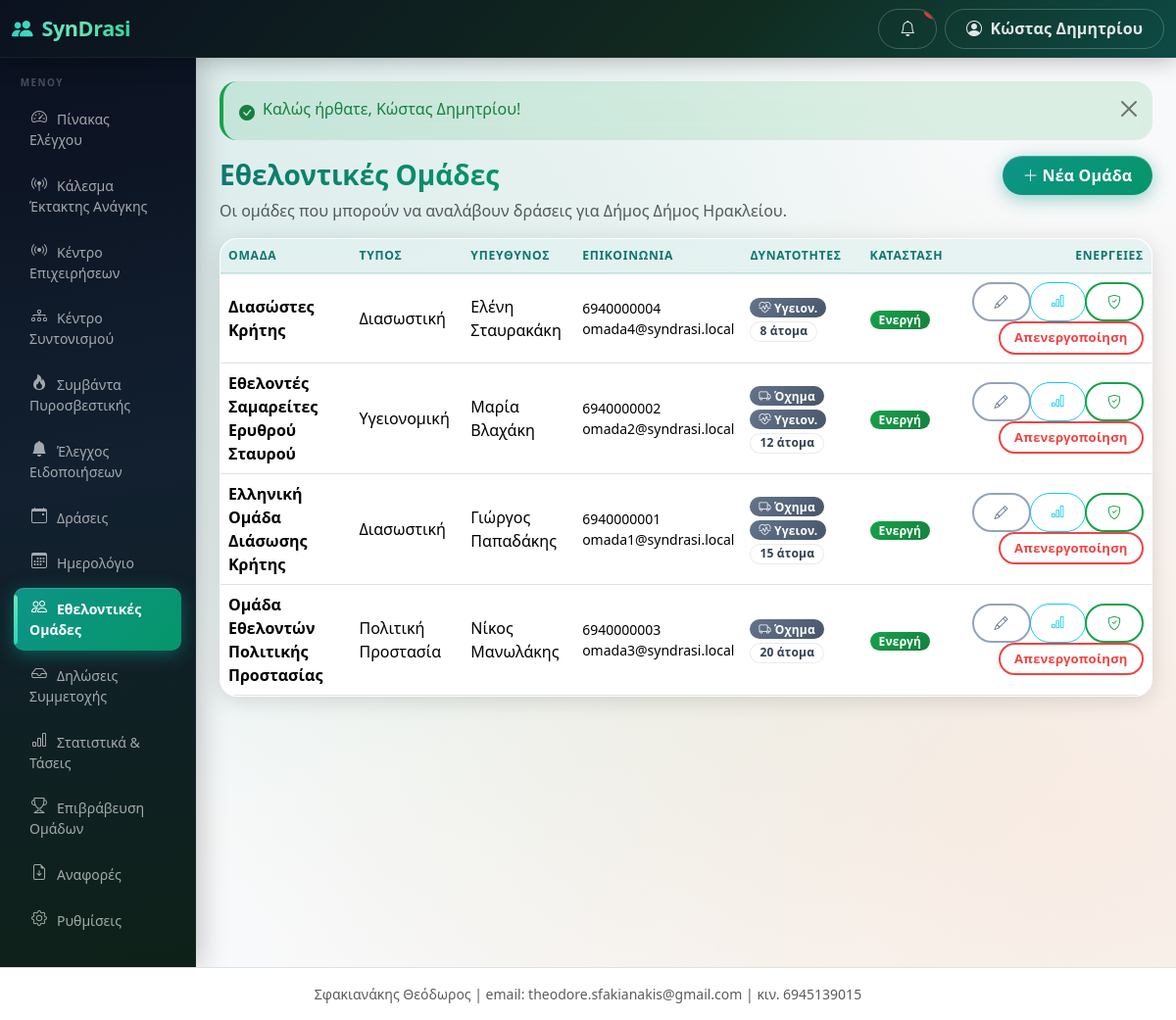
Page /public/teams (signed in) on the committed database.
### tables this page shows
CREATE TABLE users (
  id INT AUTO_INCREMENT PRIMARY KEY,
  municipality_id INT NULL,
  team_id INT NULL,
  name VARCHAR(255) NOT NULL,
  email VARCHAR(255) NOT NULL UNIQUE,
  phone VARCHAR(50) NULL,
  password_hash VARCHAR(255) NOT NULL,
  role ENUM('super_admin','municipality_admin','team_admin','event_operator') NOT NULL,
  status ENUM('active','inactive') NOT NULL DEFAULT 'active',
  language_code VARCHAR(10) NULL,
  last_login_at DATETIME NULL,
  created_at DATETIME NOT NULL DEFAULT CURRENT_TIMESTAMP,
  updated_at DATETIME NULL ON UPDATE CURRENT_TIMESTAMP,
  INDEX idx_users_municipality_id (municipality_id),
  INDEX idx_users_team_id (team_id),
  FOREIGN KEY (language_code) REFERENCES languages(code)
);

CREATE TABLE volunteer_teams (
  id INT AUTO_INCREMENT PRIMARY KEY,
  municipality_id INT NOT NULL,
  name VARCHAR(255) NOT NULL,
  type VARCHAR(100) NULL,
  contact_person VARCHAR(255) NULL,
  email VARCHAR(255) NULL,
  phone VARCHAR(50) NULL,
  telegram_chat_id VARCHAR(80) NULL COMMENT 'Telegram group/channel chat_id for team notifications',
  address VARCHAR(255) NULL,
  has_vehicle TINYINT(1) NOT NULL DEFAULT 0,
  has_medical_equipment TINYINT(1) NOT NULL DEFAULT 0,
  default_people_capacity INT NULL,
  readiness_items_json TEXT NULL,
  notes TEXT NULL,
  status ENUM('active','inactive') NOT NULL DEFAULT 'active',
  created_at DATETIME NOT NULL DEFAULT CURRENT_TIMESTAMP,
  updated_at DATETIME NULL ON UPDATE CURRENT_TIMESTAMP,
  INDEX idx_teams_municipality_id (municipality_id),
  INDEX idx_teams_telegram_chat (telegram_chat_id)
);

### app/Controllers/TeamController.php (called while the page is built, shortened)
<?php
class TeamController
{
    public function index()
    {
        $mid = current_municipality_id();
        $terms = authority_context($mid);
        $teams = VolunteerTeam::forMunicipality($mid);
        render('teams/index', ['pageTitle' => $terms['team_plural'], 'teams' => $teams, 'terms' => $terms]);
    }
}

### public/index.php (called while the page is built, shortened)
<?php
require BASE_PATH . '/app/Helpers/functions.php';
require BASE_PATH . '/app/Helpers/Router.php';
spl_autoload_register(function ($class) {
    foreach (['Controllers', 'Models', 'Services'] as $dir) {
        $file = BASE_PATH . '/app/' . $dir . '/' . $class . '.php';
        if (is_file($file)) {
            return;
        }
    }
});
$router = new Router();
$router->dispatch($_SERVER['REQUEST_METHOD'], $_SERVER['REQUEST_URI']);

### app/Middleware/access.php (called while the page is built, shortened)
<?php
function requireLogin()
{
    if (!is_logged_in() || !current_user()) {
        if (wants_json()) {
            json_out(['success' => false, 'message' => 'Απαιτείται σύνδεση.'], 401);
        }
        flash_set('warning', 'Παρακαλούμε συνδεθείτε για να συνεχίσετε.');
        redirect('/login');
    }
}
function requireRole(array $roles)
{
    requireLogin();
}

### config/config.php (called while the page is built)
<?php
return [
    'app_name'    => 'SynDrasi',
    'env'         => env('APP_ENV', 'production'),
    'timezone'    => 'Europe/Athens',
    'footer_text' => ' Σφακιανάκης Θεόδωρος | email: theodore.sfakianakis@gmail.com | κιν. 6945139015',
    'map_refresh_seconds' => 45,
];

### config/database.php (called while the page is built)
<?php
return [
    'host'     => env('DB_HOST', '127.0.0.1'),
    'port'     => env('DB_PORT', '3306'),
    'database' => env('DB_NAME', 'syndrasi'),
    'username' => env('DB_USER', 'root'),
    'password' => env('DB_PASS', ''),
    'charset'  => 'utf8mb4',
];

### app/Models/Notification.php (called while the page is built, shortened)
<?php
class Notification
{
    public static function unreadCount($userId)
    {
        return (int) dbq(
            'SELECT COUNT(*) AS c FROM notifications WHERE user_id = :uid AND is_read = 0',
            ['uid' => $userId]
        )->fetchColumn();
    }
}

### app/Models/MunicipalitySetting.php (called while the page is built, shortened)
<?php
class MunicipalitySetting
{
    public static function get($municipalityId, $key, $default = null)
    {
        static $cache = [];
        $cacheKey = $municipalityId . '.' . $key;
        if (!array_key_exists($cacheKey, $cache)) {
            $val = dbq(
                'SELECT setting_value FROM municipality_settings WHERE municipality_id = :mid AND setting_key = :k LIMIT 1',
                ['mid' => $municipalityId, 'k' => $key]
            )->fetchColumn();
            $cache[$cacheKey] = ($val !== false && $val !== null) ? $val : null;
        }
        return $cache[$cacheKey] ?? $default;
    }
}

### app/Models/VolunteerTeam.php (called while the page is built, shortened)
<?php
class VolunteerTeam
{
    public static function forMunicipality($municipalityId, $onlyActive = false)
    {
        $sql = 'SELECT * FROM volunteer_teams WHERE municipality_id = :mid';
        $sql .= ' ORDER BY name';
        return dbq($sql, ['mid' => $municipalityId])->fetchAll();
    }
}

### views/teams/index.php (the view, shortened to what this page needs)
<?php
$terms = $terms ?? authority_context();
$teamPlural = $terms['team_plural'] ?? 'Εθελοντικές Ομάδες';
$eventPluralLc = $terms['event_plural_lc'] ?? 'δράσεις';
$authorityLabel = $terms['official_name'] ?? $terms['label'] ?? 'φορέα';
?>
<div class="d-flex flex-wrap justify-content-between align-items-center mb-1">
  <h1 class="h3 mb-0"><?= e($teamPlural) ?></h1>
  <a href="<?= e(url('/teams/create')) ?>" class="btn btn-primary"><i class="bi bi-plus-lg me-1"></i><?= e(t('teams/index.001', 'Νέα Ομάδα')) ?></a>
</div>
<p class="text-muted"><?= e(t('teams/index.017', 'Οι ομάδες που μπορούν να αναλάβουν')) ?> <?= e($eventPluralLc) ?> <?= e(t('teams/index.018', 'για')) ?> <?= e($authorityLabel) ?>.</p>
<div class="card shadow-sm">
  <?php if (!$teams): ?>
    <div class="card-body text-muted"><?= e(t('teams/index.003', 'Δεν έχουν καταχωρηθεί ακόμη ομάδες.')) ?></div>
  <?php else: ?>
    <div class="table-responsive">
      <table class="table table-hover mb-0">
        <thead><tr><th><?= e(t('teams/index.004', 'Ομάδα')) ?></th><th><?= e(t('teams/index.005', 'Τύπος')) ?></th><th><?= e(t('teams/index.006', 'Υπεύθυνος')) ?></th><th><?= e(t('teams/index.007', 'Επικοινωνία')) ?></th><th><?= e(t('teams/index.008', 'Δυνατότητες')) ?></th><th><?= e(t('teams/index.009', 'Κατάσταση')) ?></th><th class="text-end"><?= e(t('teams/index.010', 'Ενέργειες')) ?></th></tr></thead>
        <tbody>
          <?php foreach ($teams as $t): ?>
            <tr>
              <td class="fw-semibold"><?= e($t['name']) ?></td>
              <td><?= e($t['type'] ?: '—') ?></td>
              <td><?= e($t['contact_person'] ?: '—') ?></td>
              <td class="small"><?= e($t['phone'] ?: '') ?><?= $t['phone'] && $t['email'] ? '<br>' : '' ?><?= e($t['email'] ?: '') ?></td>
              <td>
                <?php if ($t['has_vehicle']): ?><span class="badge text-bg-secondary"><i class="bi bi-truck"></i> <?= e(t('teams/index.011', 'Όχημα')) ?></span><?php endif; ?>
                <?php if ($t['has_medical_equipment']): ?><span class="badge text-bg-secondary"><i class="bi bi-heart-pulse"></i> <?= e(t('teams/index.012', 'Υγειον.')) ?></span><?php endif; ?>
                <?php if ($t['default_people_capacity']): ?><span class="badge text-bg-light text-dark"><?= (int) $t['default_people_capacity'] ?> <?= e(t('teams/index.013', 'άτομα')) ?></span><?php endif; ?>
              </td>
              <td><span class="badge text-bg-<?= $t['status'] === 'active' ? 'success' : 'secondary' ?>"><?= $t['status'] === 'active' ? 'Ενεργή' : 'Ανενεργή' ?></span></td>
              <td class="text-end">
                <div class="btn-group btn-group-sm">
                  <a class="btn btn-outline-secondary" href="<?= e(url('/teams/' . $t['id'] . '/edit')) ?>" title="<?= e(t('teams/index.014', 'Επεξεργασία')) ?>"><i class="bi bi-pencil"></i></a>
                  <a class="btn btn-outline-info" href="<?= e(url('/statistics/teams/' . $t['id'])) ?>" title="<?= e(t('teams/index.015', 'Στατιστικά')) ?>"><i class="bi bi-bar-chart"></i></a>
                  <a class="btn btn-outline-success" href="<?= e(url('/teams/' . $t['id'] . '/assistants')) ?>" title="<?= e(t('teams/index.016', 'Βοηθοί Αρχηγού')) ?>"><i class="bi bi-shield-check"></i></a>
                </div>
                <form method="post" class="d-inline" action="<?= e(url('/teams/' . $t['id'] . '/toggle')) ?>"
                      onsubmit="return confirm('Να αλλάξει η κατάσταση της ομάδας;')">
                  <button class="btn btn-sm btn-outline-<?= $t['status'] === 'active' ? 'danger' : 'success' ?>">
                    <?= $t['status'] === 'active' ? 'Απενεργοποίηση' : 'Ενεργοποίηση' ?>
                  </button>
                </form>
              </td>
            </tr>
          <?php endforeach; ?>
        </tbody>
      </table>
    </div>
  <?php endif; ?>
</div>

### app/Helpers/Router.php (shortened to what this page needs)
<?php
class Router
{
    private $routes = [];
    public function get($pattern, $handler, array $options = [])
    {
        $this->routes[] = ['GET', $pattern, $handler, $options];
    }
    public function post($pattern, $handler, array $options = [])
    {
        $this->routes[] = ['POST', $pattern, $handler, $options];
    }
    public function dispatch($method, $uri)
    {
        $path = parse_url($uri, PHP_URL_PATH);
        $base = base_uri();
        if ($base !== '' && strpos($path, $base) === 0) {
            $path = substr($path, strlen($base));
        } else {
            $parent = preg_replace('#/public$#', '', $base);
            if ($parent !== $base && $parent !== '' && strpos($path, $parent) === 0) {
                $path = substr($path, strlen($parent));
            }
        }
        $path = '/' . trim($path, '/');
        foreach ($this->routes as $route) {
            list($m, $pattern, $handler, $options) = $route;
            if ($m !== $method) {
                continue;
            }
            $regex = '#^' . preg_replace_callback(
                '/\{([a-zA-Z_]+)\}/',
                function ($m) {
                    return $m[1] === 'token' ? '([A-Za-z0-9]+)' : '(\d+)';
                },
                $pattern
            ) . '$#';
            if (preg_match($regex, $path, $matches)) {
                array_shift($matches);
                $this->enforceAccess($options);
                list($class, $action) = explode('@', $handler);
                $controller = new $class();
                return call_user_func_array([$controller, $action], $matches);
            }
        }
    }
    private function enforceAccess(array $options)
    {
        if (!empty($options['roles'])) {
            requireRole($options['roles']);
            return;
        }
    }
}

### views/layouts/header.php (shortened to what this page needs)
<?php $unreadCount = is_logged_in() ? Notification::unreadCount($_SESSION['user_id']) : 0; ?>
<!DOCTYPE html>
<html lang="el">
<head>
<link href="https://cdn.jsdelivr.net/npm/bootstrap@5.3.3/dist/css/bootstrap.min.css" rel="stylesheet">
<link href="https://cdn.jsdelivr.net/npm/bootstrap-icons@1.11.3/font/bootstrap-icons.min.css" rel="stylesheet">
<link href="<?= e(url('/assets/css/app.css')) ?>" rel="stylesheet">
</head>
<body class="bg-light">
<nav class="navbar navbar-dark syndrasi-topbar sticky-top">
  <div class="container-fluid">
    <div class="d-flex align-items-center">
      <button class="btn btn-outline-light d-lg-none me-2" type="button" data-bs-toggle="offcanvas" data-bs-target="#sidebarMenu" aria-label="<?= e(t('layouts/header.006', 'Μενού')) ?>">
      </button>
      <a class="navbar-brand fw-bold" href="<?= e(url('/')) ?>">
        <i class="bi bi-people-fill me-1"></i> SynDrasi
      </a>
    </div>
    <div class="d-flex align-items-center gap-2">
      <a href="<?= e(url('/notifications')) ?>" class="btn btn-outline-light position-relative" title="<?= e(t('layouts/header.008', 'Ειδοποιήσεις')) ?>" id="navNotifBell">
        <i class="bi bi-bell"></i>
        <span class="position-absolute top-0 start-100 translate-middle badge rounded-pill bg-danger"
              id="navNotifBadge" <?= $unreadCount > 0 ? '' : 'style="display:none"' ?>><?= (int) $unreadCount ?></span>
      </a>
      <div class="dropdown">
        <button class="btn btn-outline-light dropdown-toggle" data-bs-toggle="dropdown">
          <i class="bi bi-person-circle me-1"></i>
          <span class="d-none d-md-inline"><?= e(current_user() ? current_user()['name'] : '') ?></span>
        </button>
      </div>
    </div>
  </div>
</nav>
<div class="container-fluid">
  <div class="row">
    <?php include BASE_PATH . '/views/layouts/sidebar.php'; ?>
    <main class="col-lg-10 ms-sm-auto px-3 px-md-4 py-4">
      <?php include BASE_PATH . '/views/layouts/flash.php'; ?>

### views/layouts/sidebar.php (shortened to what this page needs)
<?php
$role = current_role();
$currentPath = parse_url($_SERVER['REQUEST_URI'], PHP_URL_PATH);
$midForTerms = function_exists('current_municipality_id') ? current_municipality_id() : null;
$authorityTerms = $midForTerms ? authority_context($midForTerms) : authority_defaults('municipality');
$authorityTypeForMenu = $authorityTerms['authority_type'] ?? 'municipality';
$eventMenuLabel = t('authority/' . $authorityTypeForMenu . '.event_plural', $authorityTerms['event_plural'] ?? 'Δράσεις');
$teamMenuLabel = t('authority/' . $authorityTypeForMenu . '.team_plural', $authorityTerms['team_plural'] ?? 'Εθελοντικές Ομάδες');
$menus = [];
if ($role === 'municipality_admin') {
    $menus = [
        ['/dashboard',    'bi-speedometer2',              t('layouts/sidebar.003', 'Πίνακας Ελέγχου')],
        ['/mobilizations', 'bi-broadcast-pin',            t('layouts/sidebar.004', 'Κάλεσμα Έκτακτης Ανάγκης')],
        ['/operations',   'bi-broadcast',                 t('layouts/sidebar.005', 'Κέντρο Επιχειρήσεων')],
        ['/operations/war-room', 'bi-diagram-3',          t('layouts/sidebar.006', 'Κέντρο Συντονισμού')],
        ['/fire-service', 'bi-fire',                       t('layouts/sidebar.007', 'Συμβάντα Πυροσβεστικής')],
        ['/notification-center', 'bi-bell-fill',           t('layouts/sidebar.008', 'Έλεγχος Ειδοποιήσεων')],
        ['/events',       'bi-calendar-event',            $eventMenuLabel],
        ['/events/calendar', 'bi-calendar3',              t('layouts/sidebar.009', 'Ημερολόγιο')],
        ['/teams',        'bi-people',                    $teamMenuLabel],
        ['/applications', 'bi-inbox',                     t('layouts/sidebar.010', 'Δηλώσεις Συμμετοχής')],
        ['/statistics',   'bi-bar-chart',                 t('layouts/sidebar.011', 'Στατιστικά & Τάσεις')],
        ['/awards',       'bi-trophy',                    t('layouts/sidebar.012', 'Επιβράβευση Ομάδων')],
        ['/reports',      'bi-file-earmark-arrow-down',   t('layouts/sidebar.013', 'Αναφορές')],
        ['/settings',     'bi-gear',                      t('layouts/sidebar.014', 'Ρυθμίσεις')],
    ];
}
$base = base_uri();
function sidebar_active($path, $currentPath, $base)
{
    $full = $base . $path;
    if (in_array($path, ['/dashboard','/team/dashboard','/admin/dashboard','/events/calendar'], true)) {
        return $currentPath === $full;
    }
    return strpos($currentPath, $full) === 0;
}
?>
<div class="offcanvas-lg offcanvas-start col-lg-2 d-lg-block sidebar p-0" tabindex="-1" id="sidebarMenu">
  <?php
  if (in_array($role, ['municipality_admin', 'event_operator'], true)) {
      $mid = current_municipality_id();
      if ($mid && class_exists('MunicipalitySetting')) {
          $sidebarLogoUrl = MunicipalitySetting::get($mid, 'branding_logo', '');
      }
  }
  ?>
  <div class="sidebar-label"><?= e(t('layouts/sidebar.001', 'Μενού')) ?></div>
  <ul class="nav flex-column mb-auto px-1 pb-4">
    <?php foreach ($menus as $m): ?>
    <li class="nav-item">
      <a href="<?= e(url($m[0])) ?>"
         class="nav-link sidebar-link<?= sidebar_active($m[0], $currentPath, $base) ? ' active' : '' ?>">
        <i class="bi <?= e($m[1]) ?> me-2"></i><?= e($m[2]) ?>
      </a>
    </li>
    <?php endforeach; ?>
  </ul>
</div>

### rows in the picture
users: name "Κώστας Δημητρίου", language_code "ΜΕΝΟΎ", language_code "Νέα Ομάδα", language_code "Οι ομάδες που μπορούν να αναλάβουν", language_code "για", language_code "ΟΜΆΔΑ", language_code "ΤΎΠΟΣ", language_code "ΥΠΕΎΘΥΝΟΣ", language_code "ΕΠΙΚΟΙΝΩΝΊΑ", language_code "ΔΥΝΑΤΌΤΗΤΕΣ", language_code "ΚΑΤΆΣΤΑΣΗ", language_code "ΕΝΈΡΓΕΙΕΣ", language_code "Υγειον.", language_code "άτομα", language_code "Όχημα"
volunteer_teams: name "Διασώστες Κρήτης", type "Διασωστική", contact_person "Ελένη Σταυρακάκη", phone "6940000004", email "omada4@syndrasi.local", default_people_capacity "8", status "Ενεργή"
volunteer_teams: name "Εθελοντές Σαμαρείτες Ερυθρού Σταυρού", type "Υγειονομική", contact_person "Μαρία Βλαχάκη", phone "6940000002", email "omada2@syndrasi.local", default_people_capacity "12", status "Ενεργή"
volunteer_teams: name "Ελληνική Ομάδα Διάσωσης Κρήτης", type "Διασωστική", contact_person "Γιώργος Παπαδάκης", phone "6940000001", email "omada1@syndrasi.local", default_people_capacity "15", status "Ενεργή"
volunteer_teams: name "Ομάδα Εθελοντών Πολιτικής Προστασίας", type "Πολιτική Προστασία", contact_person "Νίκος Μανωλάκης", phone "6940000003", email "omada3@syndrasi.local", default_people_capacity "20", status "Ενεργή"

### other values in the picture
$m[2] "Πίνακας Ελέγχου"
$m[2] "Κάλεσμα Έκτακτης Ανάγκης"
$m[2] "Κέντρο Επιχειρήσεων"
$m[2] "Κέντρο Συντονισμού"
$m[2] "Συμβάντα Πυροσβεστικής"
$m[2] "Έλεγχος Ειδοποιήσεων"
$m[2] "Δράσεις"
$m[2] "Ημερολόγιο"
$m[2] "Εθελοντικές Ομάδες"
$m[2] "Δηλώσεις Συμμετοχής"
$m[2] "Στατιστικά & Τάσεις"
$m[2] "Επιβράβευση Ομάδων"
$m[2] "Αναφορές"
$m[2] "Ρυθμίσεις"
$f['message'] "Καλώς ήρθατε, Κώστας Δημητρίου!"
